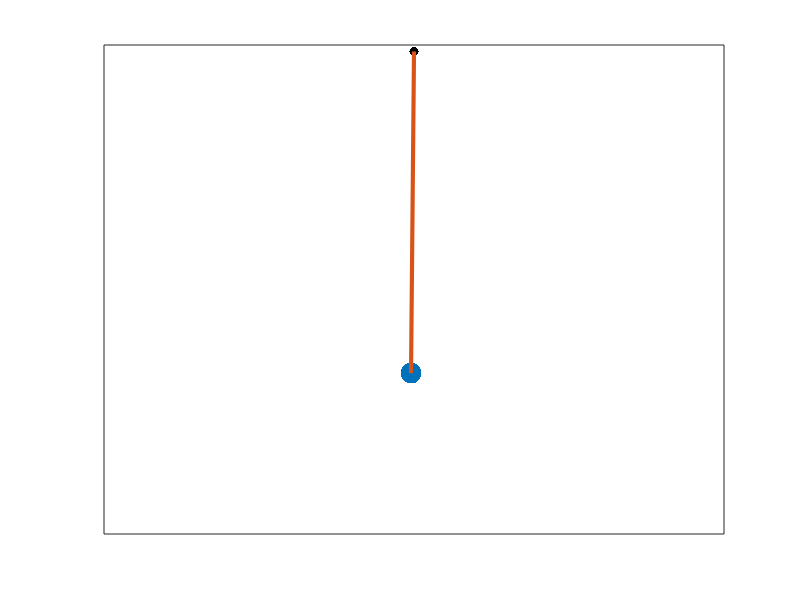

The MATLAB script that drew this image: (Note: this script raises an error after producing the figure.)
close all
clear
% clc

PLOT_MOVIE = true;
%%
L  = 5;
g  = 9.8; 
w0 = sqrt(g / L);
T  = 2 * pi / w0;
f0 = 1 / T;

Tmax = 35;
dt   = 0.1;
vT   = (0 : dt : Tmax)';
N    = length(vT);

%-- Initial Conditions: y0(1) is angle, y0(2) is angular velocity, y0(3) is
%-- pole length (L)
y0    = [pi/5 0 L];
damp  = 0.1;
ODE   = @(t,y) [y(2);
                -g / y(3) * sin(y(1)) - damp * y(2);
                0];
[~, mY] = ode45(ODE, vT, y0);

%%
F(1) = struct('cdata',[],'colormap',[]);
if PLOT_MOVIE == true
    figure();
    for ii = 1 : numel(vT)
        plot(0, 0, '.black', 'MarkerSize', 20); %-- plot black dot at center
        
        %-- plot "mass":
        hold on; plot(mY(ii,3) * sin(mY(ii,1)), -mY(ii,3) * cos(mY(ii,1)), '.', 'MarkerSize', 45);
        set(gca, 'FontSize', 16);
        
        %-- plot "pole":
        plot([0 mY(ii,3) * sin(mY(ii,1))], [0 -mY(ii,3) * cos(mY(ii,1))], 'LineWidth', 3); hold off;
        %-- aesthetics:
        xlim([-L, L]);
        ylim([-1.5*L, 0.1]); grid on;
%         title(['L = ',num2str(mY(ii,3)),'[m]  f_0 = ',num2str(f0),' [Hz]']);
%         xlabel(['t = ',num2str(vT(ii)),' [sec]']);
        xticks([]);
        yticks([]);
        drawnow;
        
        
        F(ii) = getframe(gcf);
    end
end

v = VideoWriter('VideoTest1.avi');
open(v); writeVideo(v, F); close(v);

%% Diffusion Map
Fs = 1 / dt;
        
mW         = squareform( pdist(mY) );
eps        = median(mW(:));
mK         = exp(-mW.^2 / eps^2);
mA         = mK ./ sum(mK, 2);

N = size(mY,1);
[mPhi, mLam] = eig(mA);
f            = Fs / 2 * linspace(-1, 1, N + 1); f(end) = [];

figure; hold on; set(gca, 'FontSize', 16);
plot(f, fftshift( abs( fft(mPhi(:,2)) ) ), 'LineWidth', 2 );
xlabel('f [Hz]'); title('Fourier of first (non-trivial) eigenvector, mY');
vYlim = ylim;
plot([f0, f0], [vYlim(1), vYlim(2)], ':r', 'LineWidth', 2 );

%% XY Diffusion

mY_XY = [L * sin(mY(:,1)), -L * cos(mY(:,1))];

mW         = squareform( pdist(mY_XY) );
eps        = median(mW(:));
mK         = exp(-mW.^2 / eps^2);
mA         = mK ./ sum(mK, 2);

N = size(mY_XY,1);
[mPhi, mLam] = eig(mA);
f            = Fs / 2 * linspace(-1, 1, N + 1); f(end) = [];

figure; hold on; set(gca, 'FontSize', 16);
plot(f, fftshift( abs( fft(mPhi(:,2)) ) ), 'LineWidth', 2 );
xlabel('f [Hz]'); title('Fourier of first (non-trivial) eigenvector, mY_{XY}');
vYlim = ylim;
plot([f0, f0], [vYlim(1), vYlim(2)], ':r', 'LineWidth', 2 );

%% Velocity Diffusion
vel = diff(mY_XY) / dt;
N = size(vel, 1);
mY_V = [ mY_XY(1:N,:) vel ];

mW         = squareform( pdist(mY_V) );
eps        = median(mW(:));
mK         = exp(-mW.^2 / eps^2);
mA         = mK ./ sum(mK, 2);


[mPhi, mLam] = eig(mA);
f            = Fs / 2 * linspace(-1, 1, N + 1); f(end) = [];

figure; hold on; set(gca, 'FontSize', 16);
plot(f, fftshift( abs( fft(mPhi(:,2)) ) ), 'LineWidth', 2 );
xlabel('f [Hz]'); title('Fourier of first (non-trivial) eigenvector, mY_V');
vYlim = ylim;
plot([f0, f0], [vYlim(1), vYlim(2)], ':r', 'LineWidth', 2 );

%% Plot with Phase Space Test
% figure();
% for i = 2:numel(t)
%     subplot(1,2,1);
%     plot(y(i,3)*sin(y(i,1)),-y(i,3)*cos(y(i,1)),'.','MarkerSize',45);
%     hold on; plot([0 y(i,3)*sin(y(i,1))],[0 -y(i,3)*cos(y(i,1))],'LineWidth',3); hold off;
%     xlim([-L L]); ylim([-1.5*L L]); grid on;
%     % xlabel t; ylabel y ;
%     title 'Real Space';
%     drawnow;
%     subplot(1,2,2);
%     hold on;
%     plot(y(i,1),y(i,2),'.b','MarkerSize',10);
%     hold on; plot([y(i-1,1) y(i,1)],[y(i-1,2) y(i,2)],'LineWidth',3); hold off;
%     xlim([min(y(:,1)) max(y(:,1))]); ylim([min(y(:,2)) max(y(:,2))]); grid on;
%     xlabel y; ylabel 'dy/dt';
%     title 'The Matrix';
%     drawnow;
